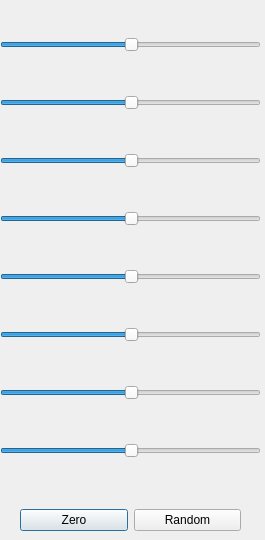
<?xml version="1.0" encoding="UTF-8"?>
<ui version="4.0">
 <class>Dialog</class>
 <widget class="QDialog" name="Dialog">
  <property name="geometry">
   <rect>
    <x>0</x>
    <y>0</y>
    <width>265</width>
    <height>540</height>
   </rect>
  </property>
  <property name="windowTitle">
   <string>Dialog</string>
  </property>
  <widget class="QWidget" name="verticalLayoutWidget">
   <property name="geometry">
    <rect>
     <x>0</x>
     <y>0</y>
     <width>261</width>
     <height>501</height>
    </rect>
   </property>
   <layout class="QVBoxLayout" name="layout">
    <item>
     <widget class="QSlider" name="feature1Slider">
      <property name="value">
       <number>50</number>
      </property>
      <property name="orientation">
       <enum>Qt::Horizontal</enum>
      </property>
     </widget>
    </item>
    <item>
     <widget class="QSlider" name="feature2Slider">
      <property name="value">
       <number>50</number>
      </property>
      <property name="orientation">
       <enum>Qt::Horizontal</enum>
      </property>
     </widget>
    </item>
    <item>
     <widget class="QSlider" name="feature3Slider">
      <property name="value">
       <number>50</number>
      </property>
      <property name="orientation">
       <enum>Qt::Horizontal</enum>
      </property>
     </widget>
    </item>
    <item>
     <widget class="QSlider" name="feature4Slider">
      <property name="value">
       <number>50</number>
      </property>
      <property name="orientation">
       <enum>Qt::Horizontal</enum>
      </property>
     </widget>
    </item>
    <item>
     <widget class="QSlider" name="feature5Slider">
      <property name="value">
       <number>50</number>
      </property>
      <property name="orientation">
       <enum>Qt::Horizontal</enum>
      </property>
     </widget>
    </item>
    <item>
     <widget class="QSlider" name="feature6Slider">
      <property name="value">
       <number>50</number>
      </property>
      <property name="orientation">
       <enum>Qt::Horizontal</enum>
      </property>
     </widget>
    </item>
    <item>
     <widget class="QSlider" name="feature7Slider">
      <property name="value">
       <number>50</number>
      </property>
      <property name="orientation">
       <enum>Qt::Horizontal</enum>
      </property>
     </widget>
    </item>
    <item>
     <widget class="QSlider" name="feature8Slider">
      <property name="value">
       <number>50</number>
      </property>
      <property name="orientation">
       <enum>Qt::Horizontal</enum>
      </property>
     </widget>
    </item>
   </layout>
  </widget>
  <widget class="QWidget" name="horizontalLayoutWidget">
   <property name="geometry">
    <rect>
     <x>20</x>
     <y>500</y>
     <width>221</width>
     <height>41</height>
    </rect>
   </property>
   <layout class="QHBoxLayout" name="horizontalLayout">
    <item>
     <widget class="QPushButton" name="zeroButton">
      <property name="text">
       <string>Zero</string>
      </property>
     </widget>
    </item>
    <item>
     <widget class="QPushButton" name="randomButton">
      <property name="text">
       <string>Random</string>
      </property>
     </widget>
    </item>
   </layout>
  </widget>
 </widget>
 <resources/>
 <connections/>
</ui>
